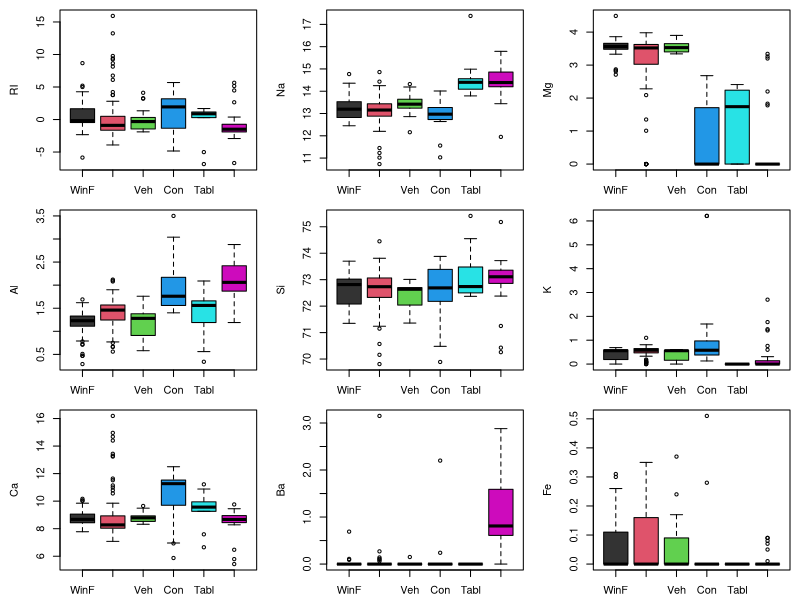

The R source for this figure: (Note: this script raises an error after producing the figure.)
## ---- chunk 1
library(MASS)
?fgl
## ---- chunk 2
str(fgl)
## ---- chunk 3
summary(fgl)
## ---- chunk 4
par(mfrow = c(3, 3), mai = c(.3, .6, .1, .1))
plot(RI ~ type, data = fgl, col = c(grey(.2), 2:6))
plot(Na ~ type, data = fgl, col = c(grey(.2), 2:6))
plot(Mg ~ type, data = fgl, col = c(grey(.2), 2:6))
plot(Al ~ type, data = fgl, col = c(grey(.2), 2:6))
plot(Si ~ type, data = fgl, col = c(grey(.2), 2:6))
plot(K ~ type, data = fgl, col = c(grey(.2), 2:6))
plot(Ca ~ type, data = fgl, col = c(grey(.2), 2:6))
plot(Ba ~ type, data = fgl, col = c(grey(.2), 2:6))
plot(Fe ~ type, data = fgl, col = c(grey(.2),2:6))
## ---- chunk 5
std_fgl = scale(fgl[,-10])
## ---- chunk 6
set.seed(1)

test = sample(1:214,150)
train = -test

training_data = std_fgl[train,]
testing_data = std_fgl[test,]

type = fgl[,10] # save the type column in a seperate variable

testing_y = type[test]
training_y = type[train]
## ---- chunk 7
library(FNN)

predicted_y = knn(training_data, testing_data, training_y, k=1)
head(predicted_y)
## ---- chunk 8
#install.packages("caret")
library(caret)
confusionMatrix(testing_y, predicted_y)
## ---- chunk 9
ME = mean((predicted_y != testing_y))
ME
## ---- chunk 10
ME = NULL

for(i in 1:7){
  set.seed(1)
  predicted_y = knn(training_data, testing_data, training_y, k = i)
  
  ME[i] = mean(predicted_y != testing_y)
  
  print(i)  
  print(table(testing_y, predicted_y))
  print (round(ME, 3))
  ME = NULL
  cat("\n")  
}
## ---- chunk 11
min_error_rate = min(ME)
K = which(ME == min_error_rate)
print(min_error_rate)
print (K)
## ---- chunk 12
plot(x = 1:7, y = ME*100, 
     xlab = "K", ylab = "Error Rate", 
     type = 'l', 
     ylim = c(0, 50))

points(x= 1, y = (min(ME)*100), 
       col = "red", 
       pch = 19)
